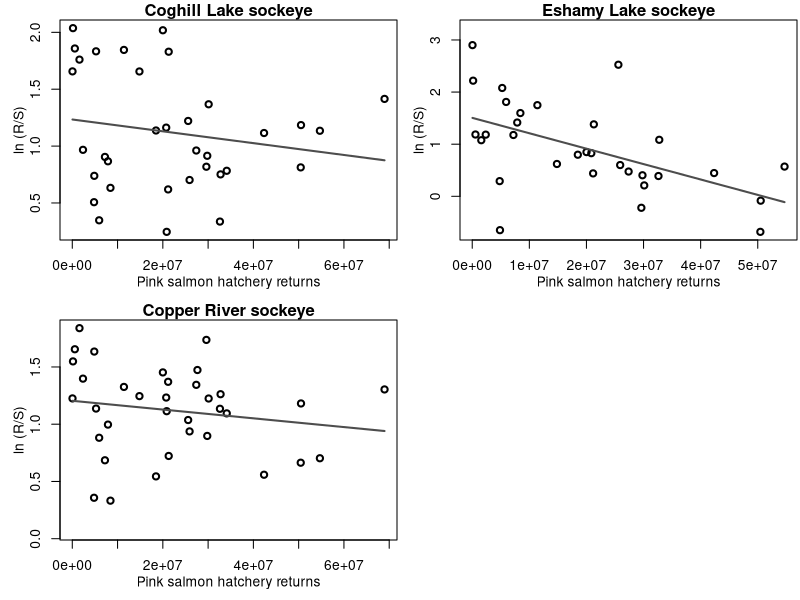

Here is the R script that generated this plot:

# sockeye - pink figure for appendix
coghill = readxl::read_excel("data/salmon data/data for analysis/Coghill_Wild_Sockeye_final.xlsx")
coghill = as.data.frame(coghill)[,names(coghill)%in%c("BroodYear","Escapement","RecPerSpawn","ad.hatchPinkRun.lag2")]
coghill$logRS = log(coghill$RecPerSpawn)

copper = readxl::read_excel("data/salmon data/data for analysis/Copper_Wild_Sockeye_final.xlsx")
copper = as.data.frame(copper)[,names(copper)%in%c("BroodYear","Escapement","RecPerSpawn","ad.hatchPinkRun.lag2")]
copper$logRS = log(copper$RecPerSpawn)

eshamy = readxl::read_excel("data/salmon data/data for analysis/Eshamy_Wild_Sockeye_final.xlsx")
eshamy = as.data.frame(eshamy)[,names(eshamy)%in%c("BroodYear","Escapement","RecPerSpawn","ad.hatchPinkRun.lag2")]
eshamy$logRS = log(as.numeric(eshamy$RecPerSpawn))
eshamy$Escapement = as.numeric(eshamy$Escapement)

copper.mod = lm(logRS ~ ad.hatchPinkRun.lag2, data = copper[which(!is.na(copper$logRS)),])
eshamy.mod = lm(logRS ~ ad.hatchPinkRun.lag2, data = eshamy[which(!is.na(eshamy$logRS)),])
coghill.mod = lm(logRS ~ ad.hatchPinkRun.lag2, data = coghill[which(!is.na(coghill$logRS)),])

pdf("Figure 07.pdf")
par(mfrow = c(2,2), mai = c(0.6,0.6,0.2,0.03), mgp=c(2,1,0))
plot(coghill$ad.hatchPinkRun.lag2[which(!is.na(coghill$logRS))], coghill$logRS[which(!is.na(coghill$logRS))], main="Coghill Lake sockeye", lwd=2, xlab="Pink salmon hatchery returns",ylab="ln (R/S)",type="p")
sorted = sort(coghill$ad.hatchPinkRun.lag2[which(!is.na(coghill$logRS))], index.return=T)
lines(sorted$x, coghill.mod$fitted.values[sorted$ix], lwd=2,col="grey30")

plot(eshamy$ad.hatchPinkRun.lag2[which(!is.na(eshamy$logRS))], eshamy$logRS[which(!is.na(eshamy$logRS))], main="Eshamy Lake sockeye", lwd=2, xlab="Pink salmon hatchery returns",ylab="ln (R/S)",type="p")
sorted = sort(eshamy$ad.hatchPinkRun.lag2[which(!is.na(eshamy$logRS))], index.return=T)
lines(sorted$x, eshamy.mod$fitted.values[sorted$ix], lwd=2,col="grey30")

plot(copper$ad.hatchPinkRun.lag2[which(!is.na(copper$logRS))], copper$logRS[which(!is.na(copper$logRS))], main="Copper River sockeye", lwd=2, xlab="Pink salmon hatchery returns",ylab="ln (R/S)",type="p")
sorted = sort(copper$ad.hatchPinkRun.lag2[which(!is.na(copper$logRS))], index.return=T)
lines(sorted$x, copper.mod$fitted.values[sorted$ix], lwd=2,col="grey30")
dev.off()
